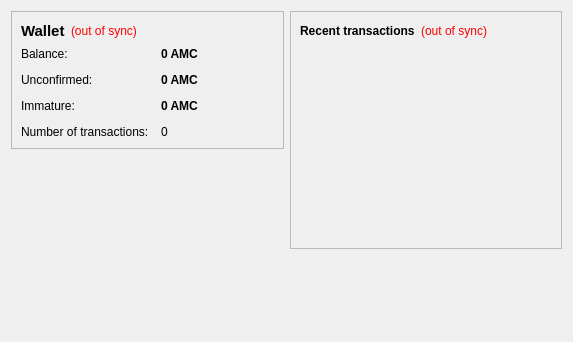
<?xml version="1.0" encoding="UTF-8"?>
<ui version="4.0">
 <class>OverviewPage</class>
 <widget class="QWidget" name="OverviewPage">
  <property name="geometry">
   <rect>
    <x>0</x>
    <y>0</y>
    <width>573</width>
    <height>342</height>
   </rect>
  </property>
  <property name="windowTitle">
   <string>Form</string>
  </property>
  <layout class="QHBoxLayout" name="horizontalLayout" stretch="1,1">
   <item>
    <layout class="QVBoxLayout" name="verticalLayout_2">
     <item>
      <widget class="QFrame" name="frame">
       <property name="frameShape">
        <enum>QFrame::StyledPanel</enum>
       </property>
       <property name="frameShadow">
        <enum>QFrame::Raised</enum>
       </property>
       <layout class="QVBoxLayout" name="verticalLayout_4">
        <item>
         <layout class="QHBoxLayout" name="horizontalLayout_4">
          <item>
           <widget class="QLabel" name="label_5">
            <property name="font">
             <font>
              <pointsize>11</pointsize>
              <weight>75</weight>
              <bold>true</bold>
             </font>
            </property>
            <property name="text">
             <string>Wallet</string>
            </property>
           </widget>
          </item>
          <item>
           <widget class="QLabel" name="labelWalletStatus">
            <property name="toolTip">
             <string>The displayed information may be out of date. Your wallet automatically synchronizes with the Americancoin network after a connection is established, but this process has not completed yet.</string>
            </property>
            <property name="styleSheet">
             <string notr="true">QLabel { color: red; }</string>
            </property>
            <property name="text">
             <string notr="true">(out of sync)</string>
            </property>
            <property name="alignment">
             <set>Qt::AlignLeading|Qt::AlignLeft|Qt::AlignVCenter</set>
            </property>
           </widget>
          </item>
          <item>
           <spacer name="horizontalSpacer_2">
            <property name="orientation">
             <enum>Qt::Horizontal</enum>
            </property>
            <property name="sizeHint" stdset="0">
             <size>
              <width>40</width>
              <height>20</height>
             </size>
            </property>
           </spacer>
          </item>
         </layout>
        </item>
        <item>
         <layout class="QFormLayout" name="formLayout_2">
          <property name="fieldGrowthPolicy">
           <enum>QFormLayout::AllNonFixedFieldsGrow</enum>
          </property>
          <property name="horizontalSpacing">
           <number>12</number>
          </property>
          <property name="verticalSpacing">
           <number>12</number>
          </property>
          <item row="0" column="0">
           <widget class="QLabel" name="label">
            <property name="text">
             <string>Balance:</string>
            </property>
           </widget>
          </item>
          <item row="0" column="1">
           <widget class="QLabel" name="labelBalance">
            <property name="font">
             <font>
              <weight>75</weight>
              <bold>true</bold>
             </font>
            </property>
            <property name="cursor">
             <cursorShape>IBeamCursor</cursorShape>
            </property>
            <property name="toolTip">
             <string>Your current balance</string>
            </property>
            <property name="text">
             <string notr="true">0 AMC</string>
            </property>
            <property name="textInteractionFlags">
             <set>Qt::LinksAccessibleByMouse|Qt::TextSelectableByKeyboard|Qt::TextSelectableByMouse</set>
            </property>
           </widget>
          </item>
          <item row="1" column="0">
           <widget class="QLabel" name="label_3">
            <property name="text">
             <string>Unconfirmed:</string>
            </property>
           </widget>
          </item>
          <item row="1" column="1">
           <widget class="QLabel" name="labelUnconfirmed">
            <property name="font">
             <font>
              <weight>75</weight>
              <bold>true</bold>
             </font>
            </property>
            <property name="cursor">
             <cursorShape>IBeamCursor</cursorShape>
            </property>
            <property name="toolTip">
             <string>Total of transactions that have yet to be confirmed, and do not yet count toward the current balance</string>
            </property>
            <property name="text">
             <string notr="true">0 AMC</string>
            </property>
            <property name="textInteractionFlags">
             <set>Qt::LinksAccessibleByMouse|Qt::TextSelectableByKeyboard|Qt::TextSelectableByMouse</set>
            </property>
           </widget>
          </item>
          <item row="3" column="0">
           <widget class="QLabel" name="label_2">
            <property name="text">
             <string>Number of transactions:</string>
            </property>
           </widget>
          </item>
          <item row="3" column="1">
           <widget class="QLabel" name="labelNumTransactions">
            <property name="toolTip">
             <string>Total number of transactions in wallet</string>
            </property>
            <property name="text">
             <string notr="true">0</string>
            </property>
           </widget>
          </item>
          <item row="2" column="0">
           <widget class="QLabel" name="labelImmatureText">
            <property name="text">
             <string>Immature:</string>
            </property>
           </widget>
          </item>
          <item row="2" column="1">
           <widget class="QLabel" name="labelImmature">
            <property name="font">
             <font>
              <weight>75</weight>
              <bold>true</bold>
             </font>
            </property>
            <property name="toolTip">
             <string>Mined balance that has not yet matured</string>
            </property>
            <property name="text">
             <string notr="true">0 AMC</string>
            </property>
            <property name="textInteractionFlags">
             <set>Qt::LinksAccessibleByMouse|Qt::TextSelectableByKeyboard|Qt::TextSelectableByMouse</set>
            </property>
           </widget>
          </item>
         </layout>
        </item>
       </layout>
      </widget>
     </item>
     <item>
      <spacer name="verticalSpacer">
       <property name="orientation">
        <enum>Qt::Vertical</enum>
       </property>
       <property name="sizeHint" stdset="0">
        <size>
         <width>20</width>
         <height>40</height>
        </size>
       </property>
      </spacer>
     </item>
    </layout>
   </item>
   <item>
    <layout class="QVBoxLayout" name="verticalLayout_3">
     <item>
      <widget class="QFrame" name="frame_2">
       <property name="frameShape">
        <enum>QFrame::StyledPanel</enum>
       </property>
       <property name="frameShadow">
        <enum>QFrame::Raised</enum>
       </property>
       <layout class="QVBoxLayout" name="verticalLayout">
        <item>
         <layout class="QHBoxLayout" name="horizontalLayout_2">
          <item>
           <widget class="QLabel" name="label_4">
            <property name="text">
             <string>&lt;b&gt;Recent transactions&lt;/b&gt;</string>
            </property>
           </widget>
          </item>
          <item>
           <widget class="QLabel" name="labelTransactionsStatus">
            <property name="toolTip">
             <string>The displayed information may be out of date. Your wallet automatically synchronizes with the Americancoin network after a connection is established, but this process has not completed yet.</string>
            </property>
            <property name="styleSheet">
             <string notr="true">QLabel { color: red; }</string>
            </property>
            <property name="text">
             <string notr="true">(out of sync)</string>
            </property>
            <property name="alignment">
             <set>Qt::AlignRight|Qt::AlignTrailing|Qt::AlignVCenter</set>
            </property>
           </widget>
          </item>
          <item>
           <spacer name="horizontalSpacer">
            <property name="orientation">
             <enum>Qt::Horizontal</enum>
            </property>
            <property name="sizeHint" stdset="0">
             <size>
              <width>40</width>
              <height>20</height>
             </size>
            </property>
           </spacer>
          </item>
         </layout>
        </item>
        <item>
         <widget class="QListView" name="listTransactions">
          <property name="styleSheet">
           <string notr="true">QListView { background: transparent; }</string>
          </property>
          <property name="frameShape">
           <enum>QFrame::NoFrame</enum>
          </property>
          <property name="verticalScrollBarPolicy">
           <enum>Qt::ScrollBarAlwaysOff</enum>
          </property>
          <property name="horizontalScrollBarPolicy">
           <enum>Qt::ScrollBarAlwaysOff</enum>
          </property>
          <property name="selectionMode">
           <enum>QAbstractItemView::NoSelection</enum>
          </property>
         </widget>
        </item>
       </layout>
      </widget>
     </item>
     <item>
      <spacer name="verticalSpacer_2">
       <property name="orientation">
        <enum>Qt::Vertical</enum>
       </property>
       <property name="sizeHint" stdset="0">
        <size>
         <width>20</width>
         <height>40</height>
        </size>
       </property>
      </spacer>
     </item>
    </layout>
   </item>
  </layout>
 </widget>
 <resources/>
 <connections/>
</ui>
